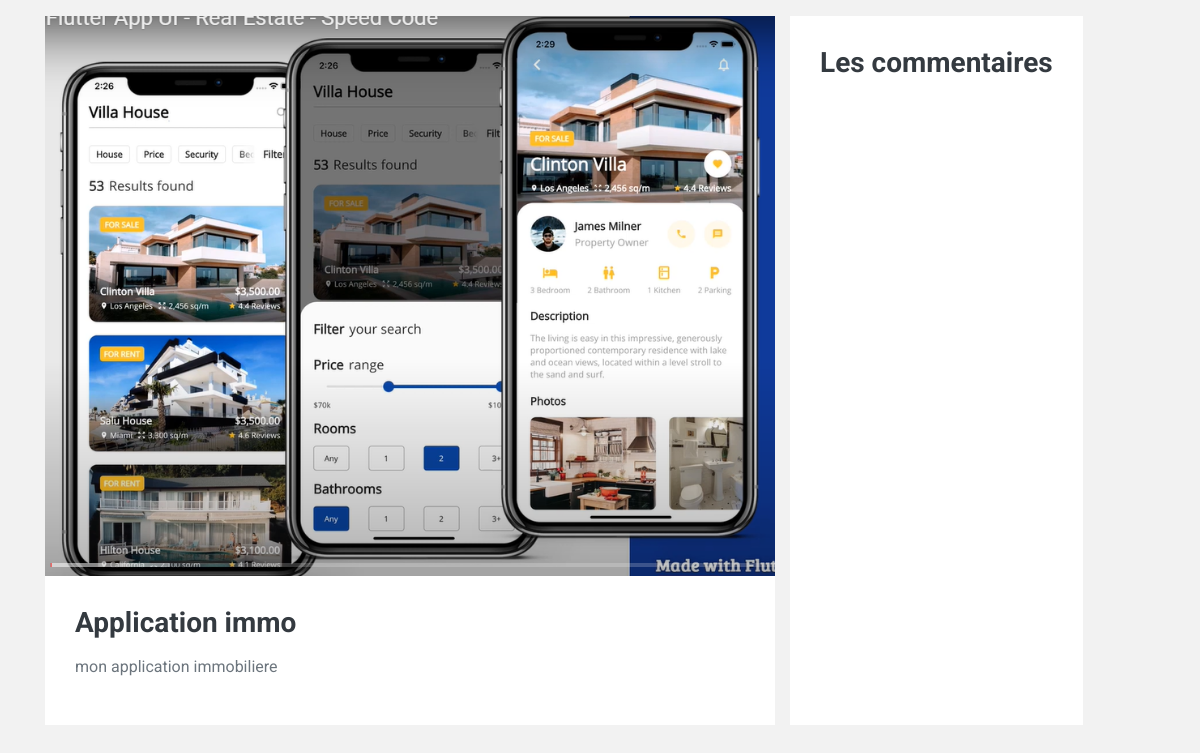
The app's page /single/11/ with its own data.
### app/models.py (models this page shows, shortened)
class PostApproved(models.Model):
    user = models.ForeignKey(User, on_delete=models.CASCADE)
    title = models.CharField(max_length=255)
    image = models.ImageField(upload_to='post_images/', null=True, blank=True)
    category = models.CharField(max_length=255)
    created_at = models.DateTimeField(auto_now_add=True)
    content = models.TextField()

### app/views.py (the view, shortened to what this page needs)
# urls.py: path('single/<int:post_id>/', views.post_detail, name='single'),
def post_detail(request, post_id):
    post = get_object_or_404(PostApproved, id=post_id)
    comments = Comment.objects.filter(post=post)
    return render(request, 'single.html', {'post': post, 'comments': comments})

### app/templates/single.html (shortened to what this page needs)
{% load static %}
<!DOCTYPE html>
<html lang="en">
<head>
    <link href="https://cdnjs.cloudflare.com/ajax/libs/font-awesome/5.15.0/css/all.min.css" rel="stylesheet">
    <link href="{% static 'lib/owlcarousel/assets/owl.carousel.min.css' %}" rel="stylesheet">
    <link href="{% static 'css/style.css' %}" rel="stylesheet">
</head>
<body>
    <div class="container-fluid py-3">
        <div class="container">
            <div class="row">
                <div class="col-lg-8">
                    <div class="position-relative mb-3">
                        {% if post.image %}
                        <img class="img-fluid w-100" src="{{ post.image.url }}" style="object-fit: cover;">
                        {% endif %}
                        <div class="overlay position-relative bg-light">
                                <h3 class="mb-3">{{ post.title }}</h3>
                                <p>{{ post.content }}</p>
                            </div>
                        </div>
                    </div>
                        <div class="bg-light mb-3" style="padding: 30px;">
                            <h3 class="mb-4">Les commentaires</h3>
                        </div>
                </div>
</body>
</html>

### records on screen
PostApproved: image (picture), title "Application immo", content "mon application immobiliere"
